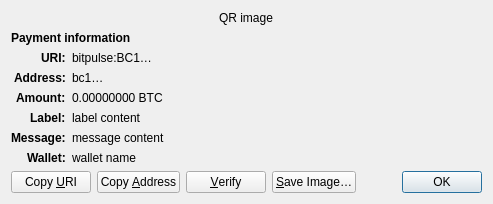
<?xml version="1.0" encoding="UTF-8"?>
<ui version="4.0">
 <class>ReceiveRequestDialog</class>
 <widget class="QDialog" name="ReceiveRequestDialog">
  <property name="geometry">
   <rect>
    <x>0</x>
    <y>0</y>
    <width>413</width>
    <height>229</height>
   </rect>
  </property>
  <property name="windowTitle">
   <string>Request payment to …</string>
  </property>
  <layout class="QGridLayout" name="gridLayout" columnstretch="0,1">
   <property name="sizeConstraint">
    <enum>QLayout::SetFixedSize</enum>
   </property>
   <item row="0" column="0" colspan="2" alignment="Qt::AlignHCenter">
    <widget class="QRImageWidget" name="qr_code">
     <property name="text">
      <string notr="true">QR image</string>
     </property>
     <property name="textInteractionFlags">
      <set>Qt::NoTextInteraction</set>
     </property>
    </widget>
   </item>
   <item row="1" column="0" colspan="2">
    <widget class="QLabel" name="payment_header">
     <property name="font">
      <font>
       <weight>75</weight>
       <bold>true</bold>
      </font>
     </property>
     <property name="text">
      <string>Payment information</string>
     </property>
     <property name="textInteractionFlags">
      <set>Qt::NoTextInteraction</set>
     </property>
    </widget>
   </item>
   <item row="2" column="0" alignment="Qt::AlignRight|Qt::AlignTop">
    <widget class="QLabel" name="uri_tag">
     <property name="font">
      <font>
       <weight>75</weight>
       <bold>true</bold>
      </font>
     </property>
     <property name="text">
      <string notr="true">URI:</string>
     </property>
     <property name="textFormat">
      <enum>Qt::PlainText</enum>
     </property>
     <property name="textInteractionFlags">
      <set>Qt::NoTextInteraction</set>
     </property>
    </widget>
   </item>
   <item row="2" column="1" alignment="Qt::AlignTop">
    <widget class="QLabel" name="uri_content">
     <property name="text">
      <string notr="true">bitpulse:BC1…</string>
     </property>
     <property name="textFormat">
      <enum>Qt::RichText</enum>
     </property>
     <property name="wordWrap">
      <bool>true</bool>
     </property>
     <property name="textInteractionFlags">
      <set>Qt::TextSelectableByMouse</set>
     </property>
    </widget>
   </item>
   <item row="3" column="0" alignment="Qt::AlignRight|Qt::AlignTop">
    <widget class="QLabel" name="address_tag">
     <property name="font">
      <font>
       <weight>75</weight>
       <bold>true</bold>
      </font>
     </property>
     <property name="text">
      <string>Address:</string>
     </property>
     <property name="textInteractionFlags">
      <set>Qt::NoTextInteraction</set>
     </property>
    </widget>
   </item>
   <item row="3" column="1" alignment="Qt::AlignTop">
    <widget class="QLabel" name="address_content">
     <property name="text">
      <string notr="true">bc1…</string>
     </property>
     <property name="textFormat">
      <enum>Qt::PlainText</enum>
     </property>
     <property name="textInteractionFlags">
      <set>Qt::TextSelectableByMouse</set>
     </property>
    </widget>
   </item>
   <item row="4" column="0" alignment="Qt::AlignRight|Qt::AlignTop">
    <widget class="QLabel" name="amount_tag">
     <property name="font">
      <font>
       <weight>75</weight>
       <bold>true</bold>
      </font>
     </property>
     <property name="text">
      <string>Amount:</string>
     </property>
     <property name="textInteractionFlags">
      <set>Qt::NoTextInteraction</set>
     </property>
    </widget>
   </item>
   <item row="4" column="1" alignment="Qt::AlignTop">
    <widget class="QLabel" name="amount_content">
     <property name="text">
      <string notr="true">0.00000000 BTC</string>
     </property>
     <property name="textFormat">
      <enum>Qt::PlainText</enum>
     </property>
     <property name="textInteractionFlags">
      <set>Qt::TextSelectableByMouse</set>
     </property>
    </widget>
   </item>
   <item row="5" column="0" alignment="Qt::AlignRight|Qt::AlignTop">
    <widget class="QLabel" name="label_tag">
     <property name="font">
      <font>
       <weight>75</weight>
       <bold>true</bold>
      </font>
     </property>
     <property name="text">
      <string>Label:</string>
     </property>
     <property name="textInteractionFlags">
      <set>Qt::NoTextInteraction</set>
     </property>
    </widget>
   </item>
   <item row="5" column="1" alignment="Qt::AlignTop">
    <widget class="QLabel" name="label_content">
     <property name="text">
      <string notr="true">label content</string>
     </property>
     <property name="textFormat">
      <enum>Qt::PlainText</enum>
     </property>
     <property name="wordWrap">
      <bool>true</bool>
     </property>
     <property name="textInteractionFlags">
      <set>Qt::TextSelectableByMouse</set>
     </property>
    </widget>
   </item>
   <item row="6" column="0" alignment="Qt::AlignRight|Qt::AlignTop">
    <widget class="QLabel" name="message_tag">
     <property name="font">
      <font>
       <weight>75</weight>
       <bold>true</bold>
      </font>
     </property>
     <property name="text">
      <string>Message:</string>
     </property>
     <property name="textInteractionFlags">
      <set>Qt::NoTextInteraction</set>
     </property>
    </widget>
   </item>
   <item row="6" column="1" alignment="Qt::AlignTop">
    <widget class="QLabel" name="message_content">
     <property name="text">
      <string notr="true">message content</string>
     </property>
     <property name="textFormat">
      <enum>Qt::PlainText</enum>
     </property>
     <property name="wordWrap">
      <bool>true</bool>
     </property>
     <property name="textInteractionFlags">
      <set>Qt::TextSelectableByMouse</set>
     </property>
    </widget>
   </item>
   <item row="7" column="0" alignment="Qt::AlignRight|Qt::AlignTop">
    <widget class="QLabel" name="wallet_tag">
     <property name="font">
      <font>
       <weight>75</weight>
       <bold>true</bold>
      </font>
     </property>
     <property name="text">
      <string>Wallet:</string>
     </property>
     <property name="textInteractionFlags">
      <set>Qt::NoTextInteraction</set>
     </property>
    </widget>
   </item>
   <item row="7" column="1" alignment="Qt::AlignTop">
    <widget class="QLabel" name="wallet_content">
     <property name="text">
      <string notr="true">wallet name</string>
     </property>
     <property name="textFormat">
      <enum>Qt::PlainText</enum>
     </property>
     <property name="wordWrap">
      <bool>true</bool>
     </property>
     <property name="textInteractionFlags">
      <set>Qt::TextSelectableByMouse</set>
     </property>
    </widget>
   </item>
   <item row="8" column="0" colspan="2">
    <layout class="QHBoxLayout" name="horizontalLayout">
     <item>
      <widget class="QPushButton" name="btnCopyURI">
       <property name="text">
        <string>Copy &amp;URI</string>
       </property>
       <property name="autoDefault">
        <bool>false</bool>
       </property>
      </widget>
     </item>
     <item>
      <widget class="QPushButton" name="btnCopyAddress">
       <property name="text">
        <string>Copy &amp;Address</string>
       </property>
       <property name="autoDefault">
        <bool>false</bool>
       </property>
      </widget>
     </item>
     <item>
      <widget class="QPushButton" name="btnVerify">
       <property name="text">
        <string>&amp;Verify</string>
       </property>
       <property name="toolTip">
        <string>Verify this address on e.g. a hardware wallet screen</string>
       </property>
       <property name="autoDefault">
        <bool>false</bool>
       </property>
      </widget>
     </item>
     <item>
      <widget class="QPushButton" name="btnSaveAs">
       <property name="text">
        <string>&amp;Save Image…</string>
       </property>
       <property name="autoDefault">
        <bool>false</bool>
       </property>
      </widget>
     </item>
     <item>
      <spacer name="horizontalSpacer_2">
       <property name="orientation">
        <enum>Qt::Horizontal</enum>
       </property>
       <property name="sizeHint" stdset="0">
        <size>
         <width>40</width>
         <height>20</height>
        </size>
       </property>
      </spacer>
     </item>
     <item>
      <widget class="QDialogButtonBox" name="buttonBox">
       <property name="focusPolicy">
        <enum>Qt::StrongFocus</enum>
       </property>
       <property name="standardButtons">
        <set>QDialogButtonBox::Ok</set>
       </property>
      </widget>
     </item>
    </layout>
   </item>
  </layout>
 </widget>
 <customwidgets>
  <customwidget>
   <class>QRImageWidget</class>
   <extends>QLabel</extends>
   <header>qt/qrimagewidget.h</header>
  </customwidget>
 </customwidgets>
 <tabstops>
  <tabstop>buttonBox</tabstop>
  <tabstop>btnCopyURI</tabstop>
  <tabstop>btnCopyAddress</tabstop>
  <tabstop>btnSaveAs</tabstop>
 </tabstops>
 <resources/>
 <connections>
  <connection>
   <sender>buttonBox</sender>
   <signal>accepted()</signal>
   <receiver>ReceiveRequestDialog</receiver>
   <slot>accept()</slot>
   <hints>
    <hint type="sourcelabel">
     <x>135</x>
     <y>230</y>
    </hint>
    <hint type="destinationlabel">
     <x>135</x>
     <y>126</y>
    </hint>
   </hints>
  </connection>
 </connections>
</ui>
